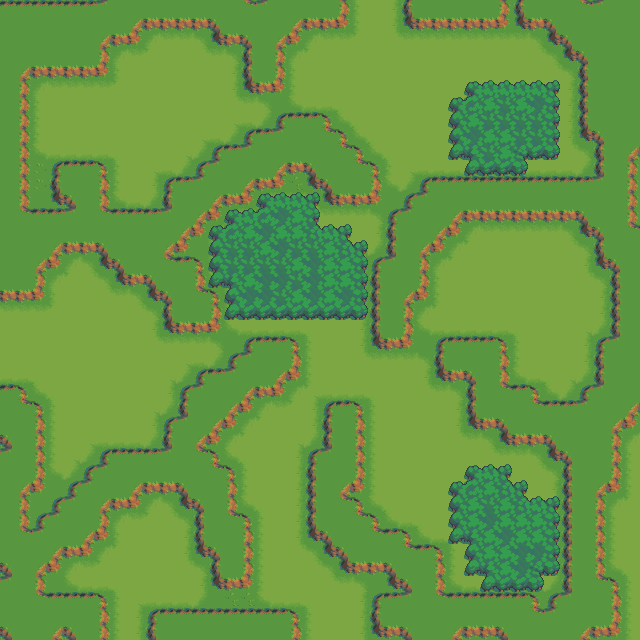

Below is a game level as drawn by its tile map, then a one-line description and the .tmx that defines it (tile-layer data replaced by summaries):
An orthogonal 40x40 tile map with 16x16 px tiles, 2 tile layers (TerrainLayer, TerrainFeatures) and 12 objects.

<map version="1.2" tiledversion="1.2.2" orientation="orthogonal" renderorder="right-down" width="40" height="40" tilewidth="16" tileheight="16" infinite="0" nextlayerid="6" nextobjectid="21">
 <tileset firstgid="1" source="wonderdot_tileset/Extras/OverworldTileset.tsx" />
 <layer id="1" name="TerrainLayer" width="40" height="40">
  <data>[1600 cells, 1600 non-empty, 31 distinct tile ids]</data>
 </layer>
 <layer id="2" name="TerrainFeatures" width="40" height="40">
  <data>[1600 cells, 150 non-empty, 15 distinct tile ids]</data>
 </layer>
 <objectgroup id="4" name="PlayerPlacementLayer">
  <object id="2" x="352" y="0" width="48" height="48" />
  <object id="5" x="0" y="304" width="32" height="80" />
  <object id="6" x="304" y="608" width="64" height="32" />
  <object id="7" x="112" y="624" width="32" height="16" />
 </objectgroup>
 <objectgroup id="5" name="Zones">
  <object id="10" x="240" y="240" width="96" height="64" />
  <object id="12" x="464" y="480" width="80" height="96" />
  <object id="13" x="496" y="256" width="80" height="64" />
  <object id="14" x="64" y="96" width="80" height="48" />
  <object id="15" x="80" y="320" width="64" height="80" />
  <object id="16" x="128" y="528" width="64" height="48" />
  <object id="17" x="256" y="432" width="48" height="80" />
  <object id="19" x="464" y="96" width="80" height="48" />
 </objectgroup>
</map>
